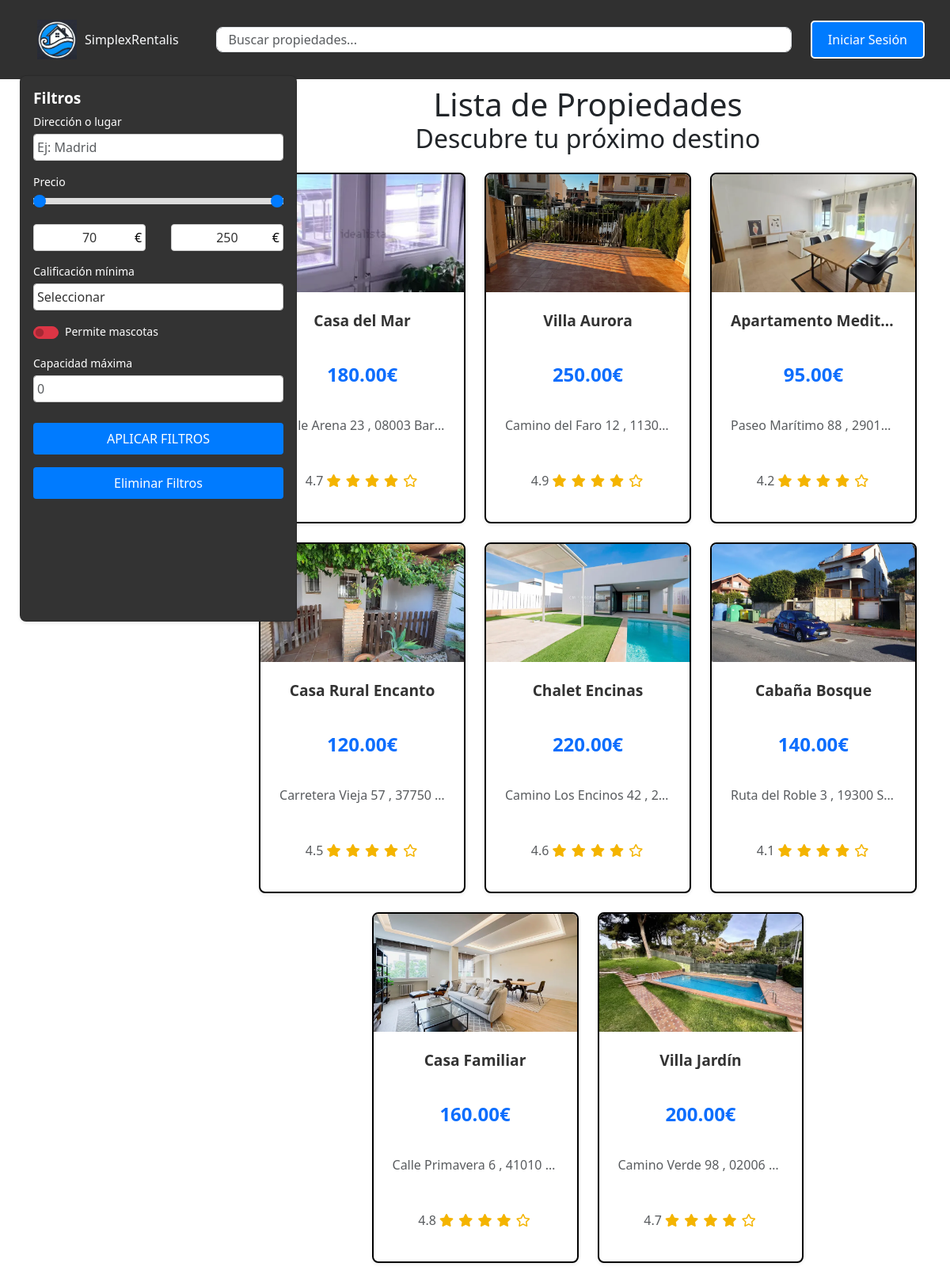
Page /propiedades/ on the committed database.
### SimplexRentalisAPP/models.py (models this page shows, shortened)
class Propiedades(models.Model):
    id = models.AutoField(primary_key=True)
    nombre = models.CharField(max_length=100, blank=False, null=False)
    descripcion = models.TextField(max_length=3000, blank=True, null=True)
    direccion = models.ForeignKey('Direcciones', on_delete=models.CASCADE, related_name='propiedades')
    precio_noche = MoneyField(max_digits=10, decimal_places=2, blank=False, null=False, default_currency='EUR')
    propietario = models.ForeignKey('User', on_delete=models.CASCADE, related_name='propiedades', blank=False, null=False)
    calificacion = models.DecimalField(
        default=3.0,
        blank=False,
        null=False,
        max_digits=3,
        validators=[MinValueValidator(1), MaxValueValidator(5)],
        decimal_places=1
    )
    permite_mascotas = models.BooleanField(default=False)
    en_mantenimiento = models.BooleanField(default=False)
    capacidad_maxima = models.IntegerField(default=1, blank=False, null=False)
    cantidad_banos = models.IntegerField(default=1, blank=False, null=False)
    cantidad_dormitorios = models.IntegerField(default=1, blank=False, null=False)
    galeria = models.ForeignKey('Galeria', on_delete=models.CASCADE, related_name='propiedades_galeria', blank=True, null=True)
    class Meta:
        constraints = [
            models.UniqueConstraint(fields=['direccion', 'propietario'], name='unique_direccion_propietario')
        ]

class Direcciones(models.Model):
    id = models.AutoField(primary_key=True)  # Campo id declarado explícitamente
    calle = models.CharField(max_length=255)
    numero_casa = models.CharField(max_length=20, blank=False, null=False)
    numero_puerta = models.CharField(max_length=20, blank=True, null=True)
    codigo_postal = models.CharField(max_length=20, blank=False, null=False)
    ciudad = models.CharField(max_length=100)
    co_autonoma = models.CharField(max_length=100)
    provincia = models.CharField(max_length=100)
    pais = models.CharField(max_length=100)
    latitud = models.FloatField(null=True, blank=True)
    longitud = models.FloatField(null=True, blank=True)

### SimplexRentalisAPP/views.py (the view, shortened to what this page needs)
# urls.py: path('propiedades/', views.propiedades, name='propiedades'),
def propiedades(request):
    query = request.GET.get('q')
    direccion = request.GET.get('direccion')
    precio_min = request.GET.get('precio_min')
    precio_max = request.GET.get('precio_max')
    calificacion = request.GET.get('calificacion')
    permite_mascotas = request.GET.get('permite_mascotas')
    capacidad_maxima = request.GET.get('capacidad_maxima')
    precio_minimo = Propiedades.objects.aggregate(min_precio=Min('precio_noche'))['min_precio'] or 0
    precio_maximo = Propiedades.objects.aggregate(max_precio=Max('precio_noche'))['max_precio'] or 10000
    form = FiltroPropiedadesForm(request.GET)
    propiedades = Propiedades.objects.prefetch_related('gallery_images').filter(en_mantenimiento=False)
    if form.is_valid():
        if direccion:
            propiedades = propiedades.filter(
                Q(direccion__calle__icontains=direccion) |
                Q(direccion__ciudad__icontains=direccion) |
                Q(direccion__provincia__icontains=direccion)
            )
        if precio_min:
            propiedades = propiedades.filter(precio_noche__gte=precio_min)
        if precio_max:
            propiedades = propiedades.filter(precio_noche__lte=precio_max)
        if calificacion:
            propiedades = propiedades.filter(calificacion__gte=int(calificacion))
        if permite_mascotas:
            propiedades = propiedades.filter(permite_mascotas=(permite_mascotas == 'True'))
        if capacidad_maxima:
            propiedades = propiedades.filter(capacidad_maxima__gte=capacidad_maxima)
    for propiedad in propiedades:
        portada = propiedad.gallery_images.filter(portada=True).order_by('id').first()
        if not portada:
            portada = propiedad.gallery_images.order_by('id').first()
        propiedad.portada = portada.imagen.url if portada else "/static/images/default_property.jpg"
    if 'precio_max' not in request.GET:
        form.fields['precio_max'].initial = precio_maximo
    if 'precio_min' not in request.GET:
        form.fields['precio_min'].initial = precio_minimo
    context = {
        'propiedades': propiedades,
        'form': form,
        'precio_minimo': precio_minimo,
        'precio_maximo': precio_maximo,
        'query': query
    }
    return render(request, 'SimplexRentalisAPP/propiedades_list.html', context)

### SimplexRentalisAPP/forms.py
class FiltroPropiedadesForm(forms.Form):
    direccion = forms.CharField(required=False, label="Dirección o Lugar", widget=forms.TextInput(attrs={'class': 'form-control'}))
    precio_min = forms.DecimalField(required=False, label="Precio Mínimo", widget=forms.NumberInput(attrs={'class': 'form-control'}))
    precio_max = forms.DecimalField(required=False, label="Precio Máximo", widget=forms.NumberInput(attrs={'class': 'form-control'}))
    calificacion = forms.ChoiceField(required=False, label="Calificación Mínima", choices=[('', 'Cualquiera'), ('1', '1'), ('2', '2'), ('3', '3'), ('4', '4'), ('5', '5')], widget=forms.Select(attrs={'class': 'form-control'}))
    permite_mascotas = forms.ChoiceField(required=False, label="Permite Mascotas", choices=[('', 'Cualquiera'), ('True', 'Sí'), ('False', 'No')], widget=forms.Select(attrs={'class': 'form-control'}))

### SimplexRentalisAPP/templates/SimplexRentalisAPP/propiedades_list.html (shortened to what this page needs)
{% extends 'base.html' %}
{% load static %}
{% block content %}
<div class="container mt-5">
    <div class="row">
        <div class="col-md-3 mb-4">
            <div class="card shadow-sm rounded-3 p-3 fixed-left no-animation">
                <h5 class="card-title">Filtros</h5>
                <form id="filtroForm" method="get" action="{% url 'propiedades' %}">
                    <div class="mb-3">
                        <label for="direccion" class="form-label">Dirección o lugar</label>
                        <input type="text" class="form-control" id="direccion" name="direccion" placeholder="Ej: Madrid" value="{{ request.GET.direccion }}">
                    </div>
                    <label for="minPrice" class="form-label">Precio</label>
                    <div class="slider-container">
                        <div class="range-slider">
                            <input type="range" id="minPrice" name="precio_min" min="{{ precio_minimo }}" max="{{ precio_maximo }}"
                            value="{{ request.GET.precio_min|default:precio_minimo }}" oninput="updatePriceValues()" class="slider thumb-lower">
                            <input type="range" id="maxPrice" name="precio_max" min="{{ precio_minimo }}" max="{{ precio_maximo }}"
                            value="{{ request.GET.precio_max|default:precio_maximo }}" oninput="updatePriceValues()" class="slider">
                        </div>
                        <div class="price-range">
                            <div style="position: relative; width: 45%;">
                                <input type="text" id="minPriceValue" value="{{ request.GET.precio_min|default:precio_minimo }}">
                                <span>€</span>
                            </div>
                            <div style="position: relative; width: 45%;">
                                <input type="text" id="maxPriceValue" value="{{ request.GET.precio_max|default:precio_maximo }}">
                                <span>€</span>
                            </div>
                        </div>
                    </div>
                    <div class="mb-3">
                        <label for="calificacion" class="form-label">Calificación mínima</label>
                        <select class="form-control" id="calificacion" name="calificacion">
                            <option value="">Seleccionar</option>
                        </select>
                    </div>
                    <div class="mb-3 form-check form-switch">
                        <input type="checkbox" class="form-check-input" id="permite_mascotas" name="permite_mascotas" value="True" {% if request.GET.permite_mascotas %}checked{% endif %}>
                        <label class="form-check-label" for="permite_mascotas">Permite mascotas</label>
                    </div>
                    <div class="mb-3">
                        <label for="capacidad_maxima" class="form-label">Capacidad máxima</label>
                        <input type="number" class="form-control" id="capacidad_maxima" name="capacidad_maxima" placeholder="0" value="{{ request.GET.capacidad_maxima }}">
                    </div>
                    <button type="submit" class="btn btn-primary w-100">Aplicar Filtros</button>
                    <button type="button" class="btn btn-secondary w-100 mt-3" id="eliminarFiltrosBtn">Eliminar Filtros</button>
                </form>
            </div>
        </div>
        <div class="col-md-9">
            <div class="position-relative mb-4">
                <h1 class="text-center m-0">
                    {% if query and query != "None" %}
                        Resultados de Búsqueda
                    {% else %}
                        Lista de Propiedades
                    {% endif %}
                </h1>
                <h2 class="text-center m-0">
                    {% if query and query != "None" %}
                        Tu próximo destino segun tus indicaciones
                    {% else %}
                        Descubre tu próximo destino
                    {% endif %}
                </h2>
            </div>
            <div class="row justify-content-center">
                {% if propiedades %}
                    {% for propiedad in propiedades %}
                    <div class="col-12 col-md-6 col-lg-4 mb-4 d-flex align-items-stretch">
                        <div class="propiedad-card-wrapper position-relative">
                            <a href="{% url 'propiedad_detallada' propiedad.pk %}" class="text-decoration-none">
                                <div class="card propiedad-card shadow-sm rounded-3 overflow-hidden" style="display: flex; flex-direction: column;">
                                    <div class="card-image" style="height: 240px; overflow: hidden;">
                                        <img src="{{ propiedad.portada }}" class="img-fluid rounded-top" alt="Imagen de {{ propiedad.nombre }}" style="width: 100%; height: 100%; object-fit: cover;">
                                    </div>
                                    <div class="card-body p-4" style="flex-grow: 1;">
                                        <h5 class="card-title">{{ propiedad.nombre }}</h5>
                                        <p class="card-text text-primary mb-1" style="font-size: 1.5rem; font-weight: bold;">{{ propiedad.precio_noche }}€</p>
                                        <p class="card-text text-muted" style="overflow-wrap: break-word;">
                                            {{ propiedad.direccion.calle }} {{ propiedad.direccion.numero_casa }}
                                            ,
                                            {{ propiedad.direccion.codigo_postal }} {{ propiedad.direccion.ciudad }},
                                        </p>
                                        <p class="text-muted">
                                            {{ propiedad.calificacion|default:"-" }}
                                            <span class="stars">
                                                {% for i in "12345" %}
                                                    {% if forloop.counter <= propiedad.calificacion %}
                                                        <i class="fas fa-star"></i>
                                                    {% else %}
                                                        <i class="far fa-star"></i>
                                                    {% endif %}
                                                {% endfor %}
                                            </span>
                                        </p>
                                    </div>
                                </div>
                            </a>
                        </div>
                    </div>
                    {% endfor %}
                {% else %}
                    <p class="text-center text-muted">No hay propiedades que coincidan con los filtros.</p>
                {% endif %}
            </div>
        </div>
    </div>
</div>
{% endblock %}

### static/css/style.css (style rules this page uses)
body { padding-top: 60px; }
.propiedad-card { display: flex; flex-direction: column; border: 1px solid #ddd; border-radius: 5px; overflow: hidden; transition: box-shadow 0.3s; background-color: #ffffff; text-align: center; height: 100%; }
.col-12.col-md-6.col-lg-4 { display: flex; flex-direction: column; }
.row.justify-content-center { display: flex; justify-content: center; }
.btn { background-color: #007bff; color: white; padding: 10px 20px; border-radius: 5px; text-decoration: none; }
.d-flex { display: flex; align-items: center; }
.propiedad-card { display: block; border: 1px solid #ddd; border-radius: 10px; overflow: hidden; transition: box-shadow 0.3s, transform 0.3s ease-in-out; background-color: #ffffff; text-align: center; height: 100%; }
.card-body { padding: 20px; color: #333; flex-grow: 1; display: flex; flex-direction: column; justify-content: space-between; }
.card-image { height: 200px; overflow: hidden; }
.card-image img { width: 100%; height: 100%; object-fit: cover; }
.form-control, .form-control-lg { border-radius: 8px; padding: 15px; }
input[type="checkbox"] { margin-right: 8px; }
.btn-primary { background-color: #007bff; border-radius: 8px; padding: 12px 20px; text-transform: uppercase; transition: background-color 0.3s ease; }
.stars { color: #f0ad4e; }
.stars .fa-star, .stars .fa-star-half-alt, .stars .far.fa-star { margin-right: 2px; }
.propiedad-card-wrapper { position: relative; }
.card { height: 100%; display: flex; flex-direction: column; transition: transform 0.3s, box-shadow 0.3s; }
.propiedad-card { border: 2px solid #000000; border-radius: 10px; overflow: hidden; background: #fff; box-shadow: 0 4px 8px rgba(0, 0, 0, 0.1); }
.card-image { height: 250px; overflow: hidden; position: relative; width: 100%; }
.card-body { display: flex; flex-direction: column; justify-content: space-between; height: 100%; padding: 0 15px; box-sizing: border-box; }
.card-title { font-size: 1.2rem; font-weight: 600; line-height: 1.2; overflow: hidden; text-overflow: ellipsis; white-space: nowrap; }
.card-text { font-size: 1rem; color: #666; overflow: hidden; text-overflow: ellipsis; white-space: nowrap; }
.stars i { color: #f4b400; }
.fixed-left { width: 350px; position: fixed; left: 0; top: 85px; height: calc(100vh - 110px); z-index: 1000; overflow-y: auto; background-color: #333; color: #fff; padding: 20px; box-sizing: border-box; margin: 10px 20px 5px 25px; }
.fixed-left input[type="text"], .fixed-left input[type="number"], .fixed-left select { width: 100%; padding: 4px; margin: 5px 0; box-sizing: border-box; background-color: #fff; color: #333; border: 1px solid #ccc; border-radius: 4px; }
.fixed-left label { font-size: 14px; margin-bottom: 5px; display: block; }
.fixed-left button { width: 100%; padding: 8px; margin-top: 10px; background-color: #007bff; color: #fff; border: none; border-radius: 4px; cursor: pointer; }
.slider-container { width: 100%; margin: 10px 0; }
.range-slider { position: relative; width: 100%; height: 8px; background: #ddd; margin-bottom: 20px; }
.range-slider input[type="range"] { position: absolute; width: 100%; height: 8px; background: none; pointer-events: none; -webkit-appearance: none; z-index: 2; }
.price-range { display: flex; justify-content: space-between; margin-top: 10px; }
.price-range input { width: 45%; text-align: center; border: 1px solid #ccc; border-radius: 4px; padding: 3px; position: relative; }
.price-range span { position: absolute; right: 5px; top: 50%; transform: translateY(-50%); pointer-events: none; color: #000; }
.no-animation { opacity: 1; transition: none !important; }

### SimplexRentalisAPP/templates/SimplexRentalisAPP/propiedades_list.html (style rules this page uses)
.form-check-input:not(:checked) { background-color: #dc3545; border-color: #dc3545; }

### rows in the picture
Propiedades: shows a picture, nombre "Casa del Mar", precio_noche "180.00", direccion.calle "Calle Arena", direccion.numero_casa "23", direccion.codigo_postal "08003", direccion.ciudad "Bar…", calificacion "4.7"
Propiedades: shows a picture, nombre "Villa Aurora", precio_noche "250.00", direccion.calle "Camino del Faro", direccion.numero_casa "12", direccion.codigo_postal "1130…", calificacion "4.9"
Propiedades: shows a picture, nombre "Apartamento Medit…", precio_noche "95.00", direccion.calle "Paseo Marítimo", direccion.numero_casa "88", direccion.codigo_postal "2901…", calificacion "4.2"
Propiedades: shows a picture, nombre "Casa Rural Encanto", precio_noche "120.00", direccion.calle "Carretera Vieja", direccion.numero_casa "57", direccion.codigo_postal "37750", calificacion "4.5"
Propiedades: shows a picture, nombre "Chalet Encinas", precio_noche "220.00", direccion.calle "Camino Los Encinos", direccion.numero_casa "42", direccion.codigo_postal "2…", calificacion "4.6"
Propiedades: shows a picture, nombre "Cabaña Bosque", precio_noche "140.00", direccion.calle "Ruta del Roble", direccion.numero_casa "3", direccion.codigo_postal "19300", direccion.ciudad "S…", calificacion "4.1"
Propiedades: shows a picture, nombre "Casa Familiar", precio_noche "160.00", direccion.calle "Calle Primavera", direccion.numero_casa "6", direccion.codigo_postal "41010", calificacion "4.8"
Propiedades: shows a picture, nombre "Villa Jardín", precio_noche "200.00", direccion.calle "Camino Verde", direccion.numero_casa "98", direccion.codigo_postal "02006", calificacion "4.7"
